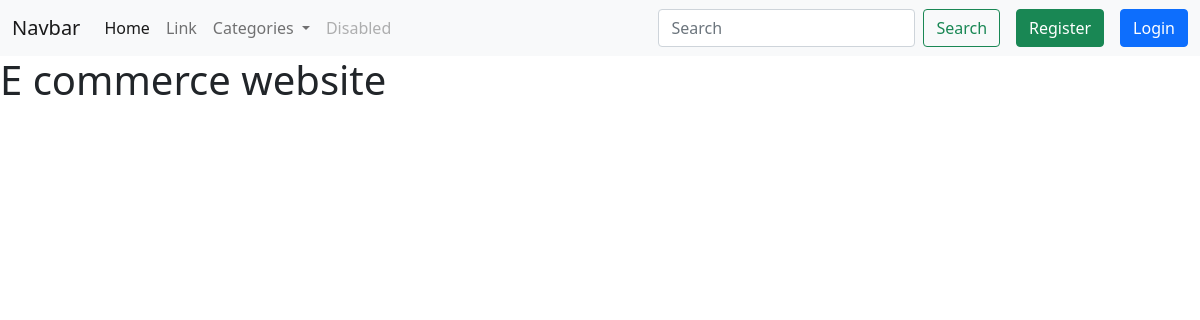
The app's page /?category=7, older data.
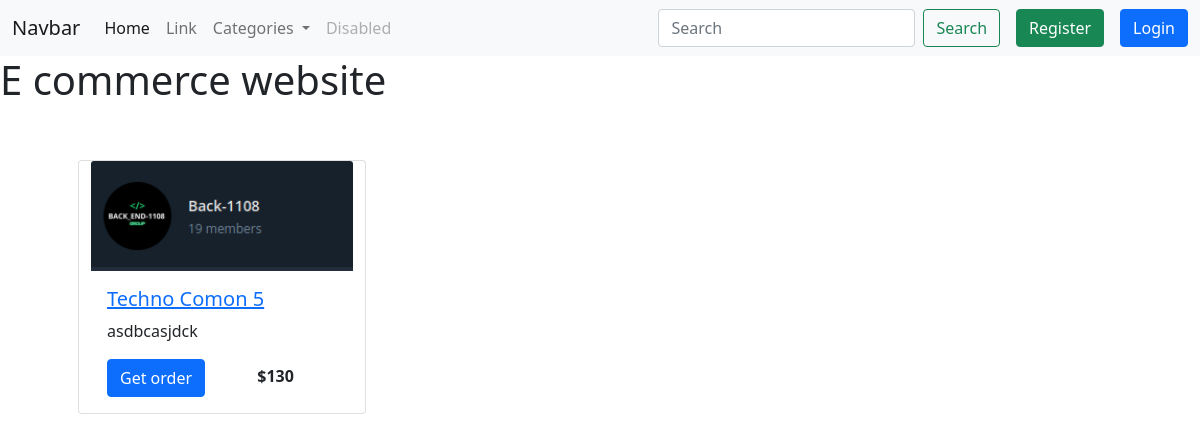
The same page, newer data.
### products/models.py (models this page shows, shortened)
class Product(models.Model):
    name = models.CharField(max_length=100)
    description = models.TextField()
    price = models.IntegerField(default=1)
    product_image = models.ImageField(upload_to='static/images/products/')
    category = models.ForeignKey(Category, on_delete=models.CASCADE)
    slug = models.SlugField(max_length=100, unique=True, null=True, blank=True)
    created_at = models.DateTimeField(auto_now_add=True)

### products/views.py (the view)
# urls.py: path('', views.home_page, name='index'),
def home_page(request):
    products = Product.objects.all()
    categories = Category.objects.all()
    selected_category_id = request.GET.get('category')
    search_query = request.GET.get('qidiruv', '')
    if search_query:
        products = products.filter(name__icontains=search_query)
    elif selected_category_id:
        products = Product.objects.filter(category_id=selected_category_id)
    else:
        products = Product.objects.all()
    context = {'products': products, 'categories': categories}
    return render(request, 'index.html', context)

### templates/index.html
{% extends 'base.html' %}
{% block content %}
    <h1>E commerce website</h1>
    <div class="container">
        <div class="col-md-12 p-5">
            <div class="row">
                {% for product in products %}
                    <div class="card" style="width: 18rem;">
                        <img src="{{ product.product_image.url }}" class="card-img-top" alt="...">
                        <div class="card-body">
                            <a href="{% url 'products:detail' product.slug %}">
                                <h5 class="card-title">{{ product.name }}</h5>
                            </a>
                            <p class="card-text">{{ product.description | truncatechars:100 }}</p>
                            <a href="{% url 'orders:create_order' product.slug %}" class="btn btn-primary">Get order</a>
                            <span class="ms-5 fw-bolder">${{ product.price }}</span>
                        </div>
                    </div>
                {% endfor %}
            </div>
        </div>
    </div>
{% endblock %}

Row changes from the older to the newer data that the page shows:
added Product: product_image (picture), name "Techno Comon 5", description "asdbcasjdck", price "130"
